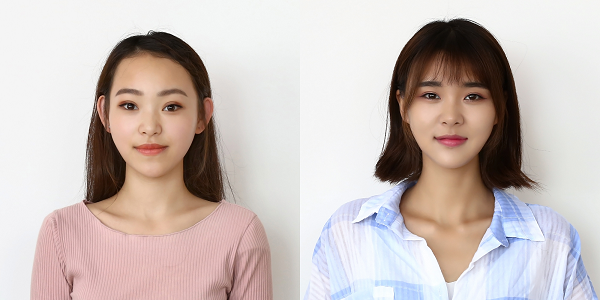
#> input picture CV/CVExperiment/model.png, 600 x 300 px
$ python '2021-12-17-检测出人脸并用红框圈出.py'
#> lines starting #> are read from the running program, lines starting #| are printed output that depends on the picture; after the words box and inside, x2 and y2 are one past the last pixel; in counts of white or black regions, pixels touching at a corner belong together
import cv2

img = cv2.imread("model.png")
#> img is the input picture: shape (300, 600, 3); mean B, G, R 186.9, 190.5, 202.1
cv2.imshow("no_detected_face", img)  # 显示未检出人脸时的原始图片
# 加载识别正面人脸的级联分类器
faceCascade = cv2.CascadeClassifier("cascades\\haarcascade_frontalface_default.xml")
faces = faceCascade.detectMultiScale(img, 1.3)  # 识别出所有人脸
#> faces = [[392, 53, 118, 118], [92, 60, 119, 119]]
for (x, y, w, h) in faces:  # 遍历所有人脸的区域
    cv2.rectangle(img, (x, y), (x + w, y + h), (0, 0, 255), 5)  # 在图像中人脸的位置绘制方框
#> this loop made 2 passes
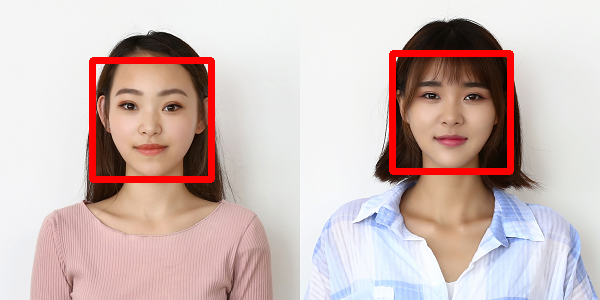
#> img: shape (300, 600, 3); 3.66% of pixels changed, all inside (x1, y1, x2, y2) = (89, 50, 514, 183)
cv2.imshow("detected_face", img)  # 显示最终处理的效果
cv2.waitKey()
cv2.destroyAllWindows()

$ run again, with CV/CVExperiment/peoples.png copied over CV/CVExperiment/model.png
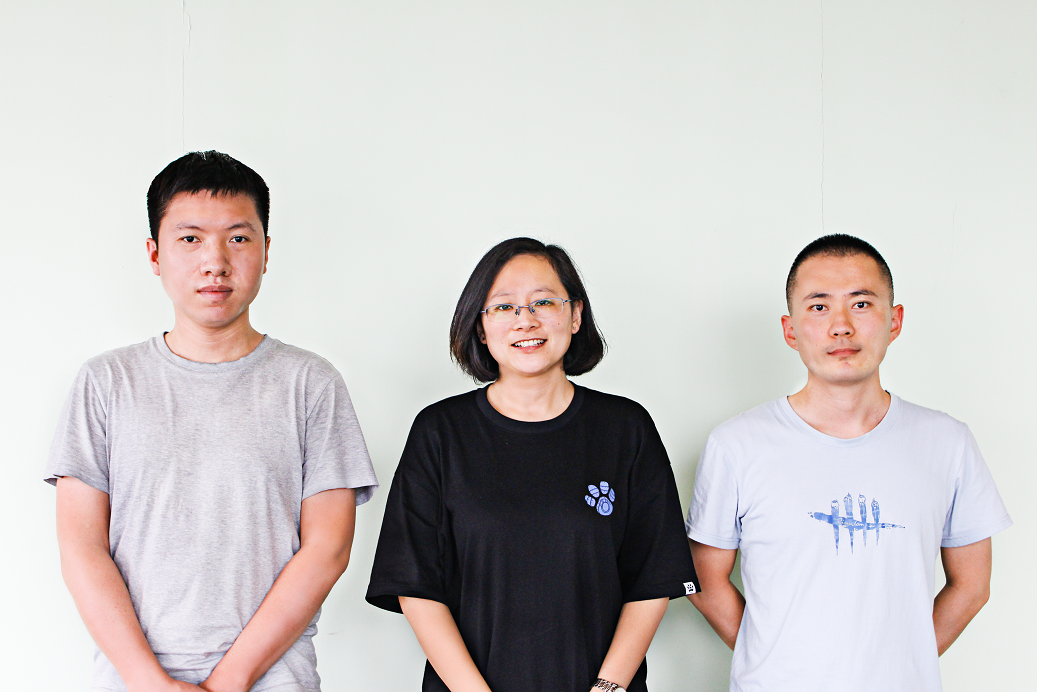
#> input picture CV/CVExperiment/peoples.png, 1037 x 692 px
#> img is the input picture: shape (692, 1037, 3); mean B, G, R 196.1, 197.4, 202
#> faces = [[148, 189, 130, 130], [475, 265, 102, 102], [776, 255, 130, 130]]
#> the loop `for (x, y, w, h) in faces:` made 3 passes
#> after the loop `for (x, y, w, h) in faces:`:
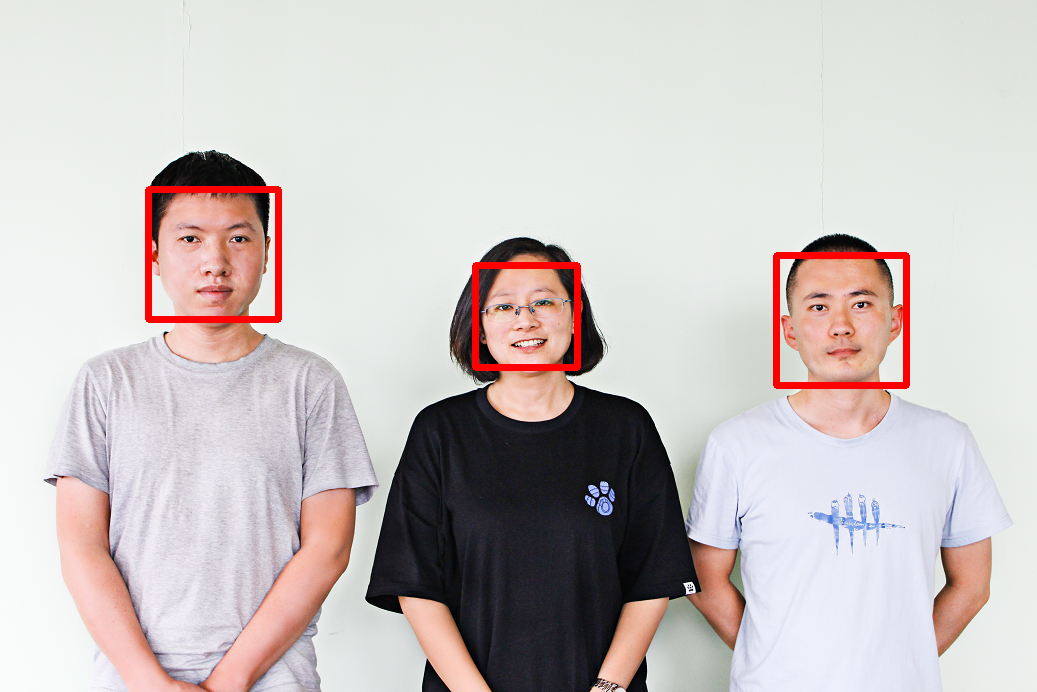
#> img: shape (692, 1037, 3); 1.4% of pixels changed, all inside (x1, y1, x2, y2) = (145, 186, 910, 389)
